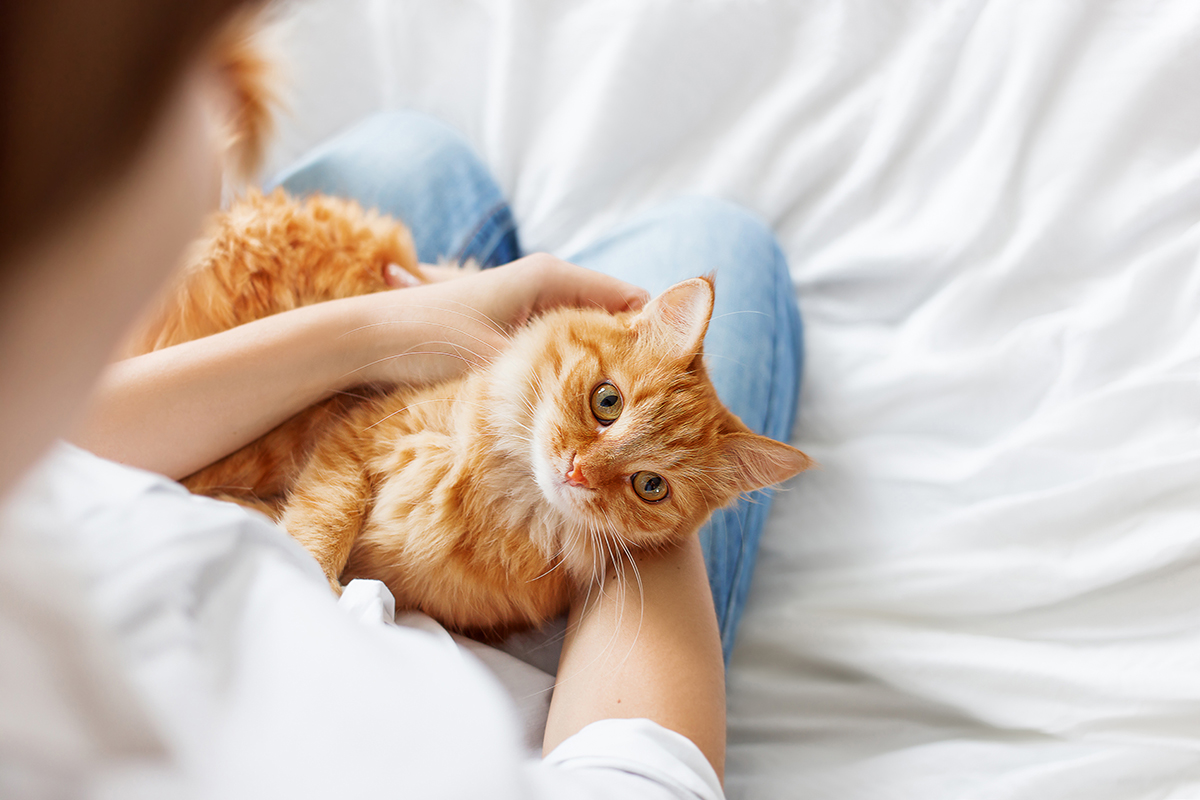
#> input picture New Topics/LabColorS&D/picS.jpg, 1200 x 800 px
$ python pythonS.py
#> lines starting #> are read from the running program, lines starting #| are printed output that depends on the picture
import cv2
import numpy as np
import matplotlib.pyplot as plt
import tkinter as tk
from tkinter import filedialog

# 1. Open local file picker
root = tk.Tk(); root.withdraw()
print("Select a COLORED image for a PERFECT Delta E map...")
path = filedialog.askopenfilename(title="Select Image",
                                        filetypes=[("Image files", "*.png *.jpg *.jpeg")])
#> the answer given: picS.jpg

if not path:
    print("No file selected!")
else:
    img = cv2.imread(path)
#> img is the input picture: shape (800, 1200, 3); mean B, G, R 180, 188.9, 202.2
    img = cv2.resize(img, (400, 400))
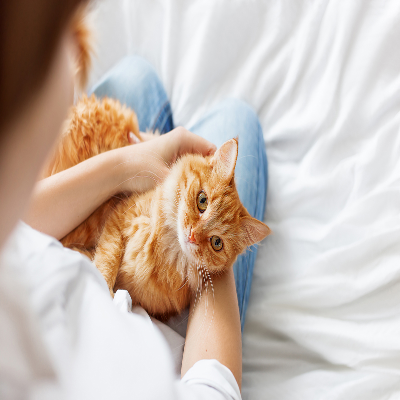
#> img: shape (400, 400, 3); mean B, G, R 180.2, 189.1, 202.4
    img_rgb = cv2.cvtColor(img, cv2.COLOR_BGR2RGB)

    # 2. Convert to LAB Space (using float32 for precision)
    img_lab = cv2.cvtColor(img, cv2.COLOR_BGR2Lab).astype(np.float32)
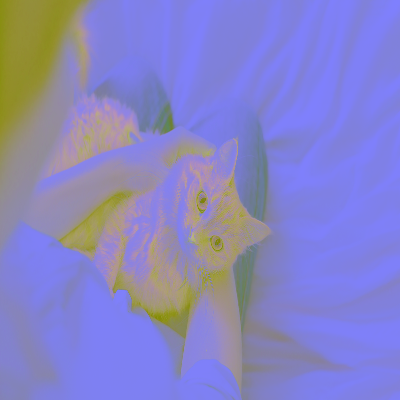
#> img_lab: shape (400, 400, 3) float32; mean B, G, R 197, 132.5, 135.1

    # 3. Create a Modified version (Shift colors so there IS a difference)
    modified_lab = img_lab.copy()
    modified_lab[:,:,1] += 30  # Shift Red/Green
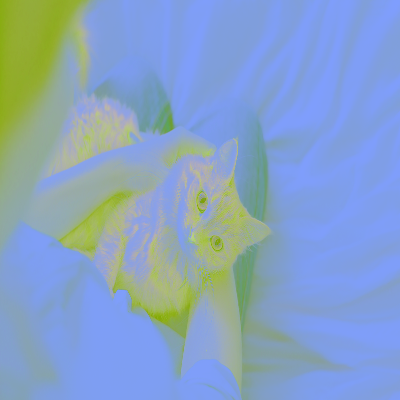
#> modified_lab: shape (400, 400, 3) float32; mean B, G, R 197, 162.4, 135.1
    modified_lab[:,:,2] -= 20  # Shift Blue/Yellow

    # Reconstruct RGB for display
    modified_rgb = cv2.cvtColor(np.clip(modified_lab, 0, 255).astype(np.uint8), cv2.COLOR_Lab2RGB)
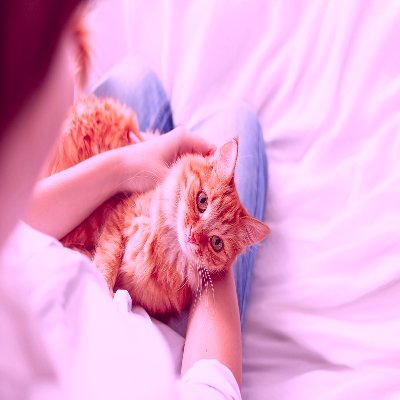
#> modified_rgb: shape (400, 400, 3); mean R, G, B 231.5, 168.4, 208.9

    # 4. Calculate Delta E (Euclidean Distance in LAB space)
    diff = img_lab - modified_lab
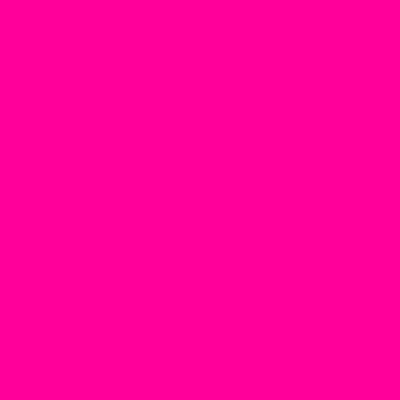
#> diff: shape (400, 400, 3) float32; mean B, G, R 0, -30, 20; drawn with min black and max white
    delta_e = np.sqrt(np.sum(diff**2, axis=2))
#> delta_e: shape (400, 400) float32; every value is 36.06

    # --- THE FIX: NORMALIZATION & COLORMAP ---
    # This ensures the map is NEVER black
    delta_e_norm = cv2.normalize(delta_e, None, 0, 255, cv2.NORM_MINMAX).astype(np.uint8)
#> delta_e_norm: shape (400, 400); every value is 0

    # Apply a Jet or Magma colormap so the differences "glow"
    delta_e_colored = cv2.applyColorMap(delta_e_norm, cv2.COLORMAP_JET)
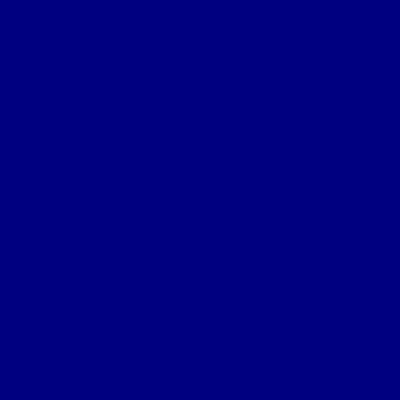
#> delta_e_colored: shape (400, 400, 3); mean B, G, R 128, 0, 0
    delta_e_colored_rgb = cv2.cvtColor(delta_e_colored, cv2.COLOR_BGR2RGB)

    # --- DISPLAY (3 Flawless Images) ---
    plt.figure(figsize=(15, 5))

    plt.subplot(1, 3, 1)
    plt.imshow(img_rgb)
    plt.title("1. Original Input")
    plt.axis('off')

    plt.subplot(1, 3, 2)
    plt.imshow(modified_rgb)
    plt.title("2. Modified (Color Shift)")
    plt.axis('off')

    plt.subplot(1, 3, 3)
    plt.imshow(delta_e_colored_rgb)
    plt.title("3. Delta E (Visualized Map)")
    plt.axis('off')

    plt.tight_layout()
    plt.show()
